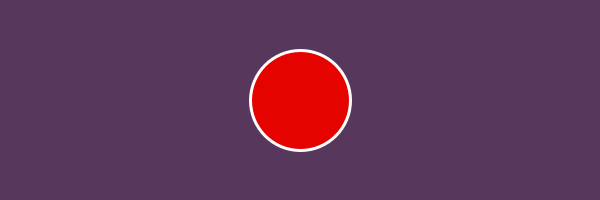
Frame 1 (no input)
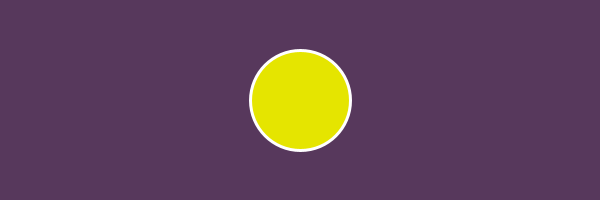
Frame 60 (the mouse pressed at the canvas centre just before this capture)
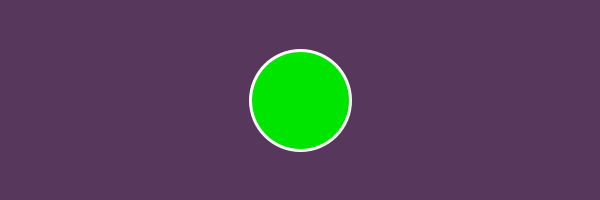
Frame 120 (the mouse held since frame 60 and released just before this capture)

The Processing sketch that drew these frames (run headless with seeded random() and noise(); from frame 60 on, the mouse is pressed at the canvas centre):

// Processing sketch: processing_151745
// ── processing_151745.pde

void setup ()
{
  size (600, 200);
  smooth();
  frameRate (30);
  colorMode (HSB, 360,100, 100);
}

void draw ()
{
  background (#57385c);
  
  fill (frameCount % 360, 100, 90);
  stroke (0,0,100);
  strokeWeight (3);
  ellipse (width/2, height/2, 100, 100);
}
